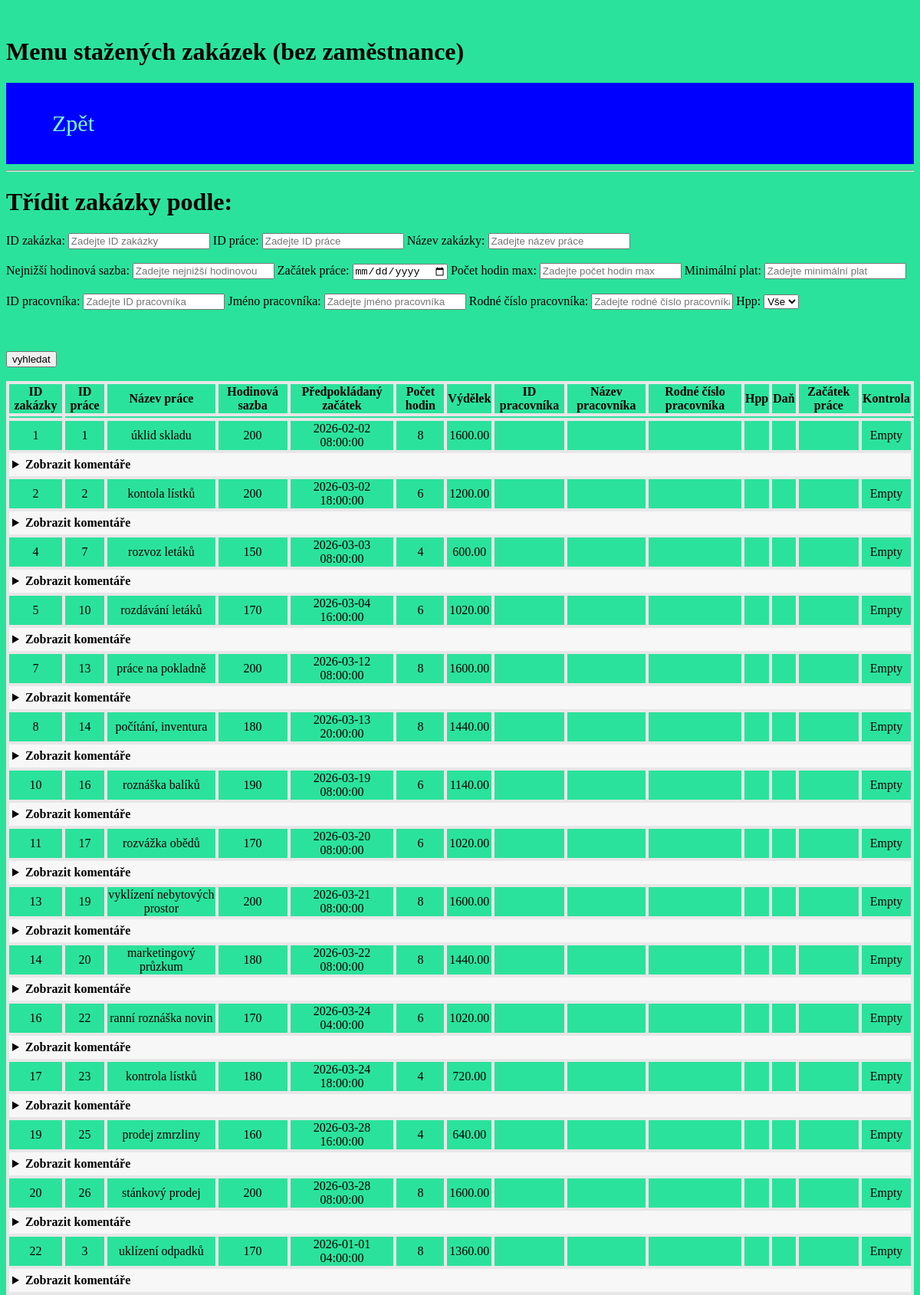
/leader/leader_statue/statue_empty.php, run on the app's committed database.
### tables this page shows
CREATE TABLE IF NOT EXISTS `event` (
  `id_event` int NOT NULL AUTO_INCREMENT,
  `id_job` int DEFAULT NULL,
  `name_job` varchar(50) DEFAULT NULL,
  `price_hour` int DEFAULT NULL,
  `begin_event` datetime DEFAULT NULL,
  `hours` int DEFAULT NULL,
  `salary` decimal(10,2) DEFAULT NULL,
  `id_worker` int DEFAULT NULL,
  `workername` varchar(8) DEFAULT NULL,
  `birth_number` varchar(11) DEFAULT NULL,
  `hpp` tinyint DEFAULT NULL,
  `tax_event` decimal(5,2) DEFAULT NULL,
  `start_event` datetime DEFAULT NULL,
  `stop_event` datetime DEFAULT NULL,
  `control` varchar(6) DEFAULT NULL,
  `comment_job` text,
  `comment_leader` text,
  `comment_event` text,
  `comment_control` text,
  `leadername` varchar(8) DEFAULT NULL,
  PRIMARY KEY (`id_event`)
);

### leader/leader_statue/statue_empty.php (the view, shortened to what this page needs)
<!DOCTYPE html>
<html lang="en">
<head>
    <link rel="stylesheet" href="../../CSS/style.css">
</head>
<body>
    <H1>Menu stažených zakázek (bez zaměstnance)</H1>
    <header>
        <div class="container">
            <nav>
                <ul>
                    <a href="statue_passive.php">
                        <li>Zpět</li>
                    </a>
                </ul>
            </nav>
        </div>
    </header>
    <hr />
    <h1>Třídit zakázky podle:</h1>
    <form action="statue_empty.php" method="POST">
        <label for="id_event">ID zakázka:</label>
        <input type="number" id="id_event" name="id_event" placeholder="Zadejte ID zakázky">
        <label for="id_job">ID práce:</label>
        <input type="number" id="id_job" name="id_job" placeholder="Zadejte ID práce">
        <label for="name_job">Název zakázky:</label>
        <input type="text" id="name_job" name="name_job" placeholder="Zadejte název práce">
        <br><br>
        <label for="price_hour">Nejnižší hodinová sazba:</label>
        <input type="number" id="price_hour" name="price_hour" placeholder="Zadejte nejnižší hodinovou sazbu">
        <label for="begin_event">Začátek práce:</label>
        <input type="date" id="begin_event" name="begin_event" placeholder="Zadejte předpokládaný začátek práce">
        <label for="hours">Počet hodin max:</label>
        <input type="number" id="hours" name="hours" placeholder="Zadejte počet hodin max">
        <label for="salary">Minimální plat:</label>
        <input type="number" id="salary" name="salary" placeholder="Zadejte minimální plat">
        <br><br>
        <label for="id_worker">ID pracovníka:</label>
        <input type="number" id="id_worker" name="id_worker" placeholder="Zadejte ID pracovníka">
        <label for="workername">Jméno pracovníka:</label>
        <input type="text" id="workername" name="workername" placeholder="Zadejte jméno pracovníka">
        <label for="birth_number">Rodné číslo pracovníka:</label>
        <input type="text" id="birth_number" name="birth_number" placeholder="Zadejte rodné číslo pracovníka">
        <label for="hpp">Hpp:</label>
        <select type="number" id="hpp" name="hpp">
            <option value="">Vše</option>
        </select>
        <br><br>
        <br><br>
        <input type="submit" value="vyhledat">
        <br><br>
    </form>
    <?php
    include('../../connection.php');
    $sql = "SELECT * FROM event where 1=1 ";
    $sql .= " AND control = 'Empty' ";
    $sql .= " ORDER BY id_event ASC ";
    $stmt = $conn->prepare($sql);
    $stmt->execute();
    $result = $stmt->get_result();
    if ($result->num_rows > 0) {
        echo "<table border='1'>";
        echo "<thead> <tr> <th>ID zakázky</th> <th>ID práce</th> <th>Název práce</th> <th>Hodinová sazba</th> <th>Předpokládaný začátek</th> <th>Počet hodin</th> <th>Výdělek</th> <th>ID pracovníka</th> <th>Název pracovníka</th> <th>Rodné číslo pracovníka</th><th>Hpp</th><th>Daň</th><th>Začátek práce</th><th>Kontrola</th></tr> </thead>";
        echo "<tbody>";
        echo "<td></td>";
        while ($row = $result->fetch_assoc()) {
            echo "<tr>";
            echo "<td>" . htmlspecialchars($row['id_event']) . "</td>";
            echo "<td>" . htmlspecialchars($row['id_job']) . "</td>";
            echo "<td>" . htmlspecialchars($row['name_job']) . "</td>";
            echo "<td>" . htmlspecialchars($row['price_hour']) . "</td>";
            echo "<td>" . htmlspecialchars($row['begin_event']) . "</td>";
            echo "<td>" . htmlspecialchars($row['hours']) . "</td>";
            echo "<td>" . htmlspecialchars($row['salary']) . "</td>";
            echo "<td>" . htmlspecialchars($row['id_worker']) . "</td>";
            echo "<td>" . htmlspecialchars($row['workername']) . "</td>";
            echo "<td>" . htmlspecialchars($row['birth_number']) . "</td>";
            echo "<td>" . htmlspecialchars($row['hpp']) . "</td>";
            echo "<td>" . htmlspecialchars($row['tax_event']) . "</td>";
            echo "<td>" . htmlspecialchars($row['start_event']) . "</td>";
            echo "<td>" . htmlspecialchars($row['control']) . "</td>";
            echo "</tr>";
            echo "<tr>";
            echo "<td colspan='15' style='padding: 6px 4px; background: #f7f7f7; text-align: left;'>";
            echo "<details>";
            echo "<summary style='cursor:pointer; font-weight:bold;'>Zobrazit komentáře</summary>";
            echo "</details>";
            echo "</td>";
            echo "</tr>";
        }
        echo "</tbody>";
        echo "</table>";
    } else {
        echo "Žádná data k zobrazení.";
    }
    ?>
</body>
</html>

### CSS/style.css (style rules this page uses)
body { background-size:cover; background:no-repeat; background-attachment:fixed; }
header { background-color:blue; padding: 10px; color:white; }
* { transition:all 0.3s ease-in-out; }
.container { clear:both; overflow:auto; }
body { background-color:rgb(43, 226, 156); margin-bottom: 0px; padding: 0px; padding-top: 20px; }
ul li { display: inline-block; padding:10px; font-size:30px; font-family:raleway; color:aquamarine; }
table { border-collapse: collapse; width: 100%; }
th, td { border: 4px solid rgb(231, 231, 231); text-align: center; }
a { text-decoration: none; }

### data on the page
event: id_event "1", id_job "1", name_job "úklid skladu", price_hour "200", begin_event "2026-02-02 08:00:00", hours "8", salary "1600.00", control "Empty"
event: id_event "2", id_job "2", name_job "kontola lístků", price_hour "200", begin_event "2026-03-02 18:00:00", hours "6", salary "1200.00", control "Empty"
event: id_event "4", id_job "7", name_job "rozvoz letáků", price_hour "150", begin_event "2026-03-03 08:00:00", hours "4", salary "600.00", control "Empty"
event: id_event "5", id_job "10", name_job "rozdávání letáků", price_hour "170", begin_event "2026-03-04 16:00:00", hours "6", salary "1020.00", control "Empty"
event: id_event "7", id_job "13", name_job "práce na pokladně", price_hour "200", begin_event "2026-03-12 08:00:00", hours "8", salary "1600.00", control "Empty"
event: id_event "8", id_job "14", name_job "počítání, inventura", price_hour "180", begin_event "2026-03-13 20:00:00", hours "8", salary "1440.00", control "Empty"
event: id_event "10", id_job "16", name_job "roznáška balíků", price_hour "190", begin_event "2026-03-19 08:00:00", hours "6", salary "1140.00", control "Empty"
event: id_event "11", id_job "17", name_job "rozvážka obědů", price_hour "170", begin_event "2026-03-20 08:00:00", hours "6", salary "1020.00", control "Empty"
event: id_event "13", id_job "19", name_job "vyklízení nebytových prostor", price_hour "200", begin_event "2026-03-21 08:00:00", hours "8", salary "1600.00", control "Empty"
event: id_event "14", id_job "20", name_job "marketingový průzkum", price_hour "180", begin_event "2026-03-22 08:00:00", hours "8", salary "1440.00", control "Empty"
event: id_event "16", id_job "22", name_job "ranní roznáška novin", price_hour "170", begin_event "2026-03-24 04:00:00", hours "6", salary "1020.00", control "Empty"
event: id_event "17", id_job "23", name_job "kontrola lístků", price_hour "180", begin_event "2026-03-24 18:00:00", hours "4", salary "720.00", control "Empty"
event: id_event "19", id_job "25", name_job "prodej zmrzliny", price_hour "160", begin_event "2026-03-28 16:00:00", hours "4", salary "640.00", control "Empty"
event: id_event "20", id_job "26", name_job "stánkový prodej", price_hour "200", begin_event "2026-03-28 08:00:00", hours "8", salary "1600.00", control "Empty"
event: id_event "22", id_job "3", name_job "uklízení odpadků", price_hour "170", begin_event "2026-01-01 04:00:00", hours "8", salary "1360.00", control "Empty"
